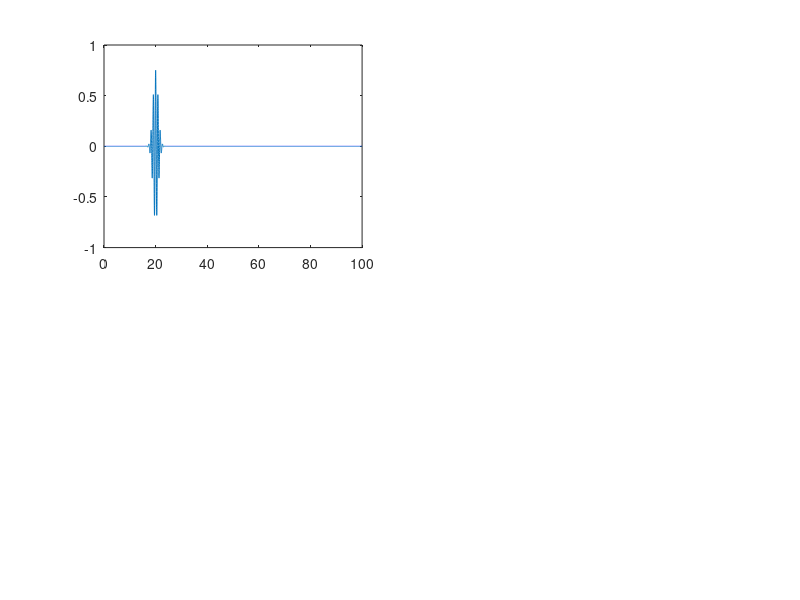

Reproduce this figure in MATLAB. (Note: this script raises an error after producing the figure.)
% ======================================================================================================================================
%%%%%%%%%% Preamble %%%%%%%%%%
% ======================================================================================================================================

% Part Ic - Free Particle Gaussian Wave Packet Incident on a Potential Barrier Simulation
% Wave packet propagation is performed using the split operator method
% Figure generator

% Author: Max L Butterworth
% MSc in Theoretical and Computational Chemistry Project
% University of Oxford

% ======================================================================================================================================
%%%%%%%%%% Define constants and variables %%%%%%%%%%
% ======================================================================================================================================

% Natural units adopted throughout
L = 100; % Length of the 1D box
m = 1; % Mass of electron
h = 1; % Planck's constant
hbar = 1; % Definition of h bar
N_steps = 10001; % Number of discretisation points

wp_energy = 25; % Set the wave packet energy
barrier_energy = 0.1*wp_energy; % Set the magnitude of the potential barrier height
barrier_width = 100; % Set the barrier width in units of dx

x0 = 20; % Set the starting position of wave packet on the x-axis
k0 = sqrt((wp_energy * 2 * m)/(hbar^2)); % Calculate the wavenumber from wp_energy; k = 0 gives a stationary Gaussian wave packet
sigma = L/100; % Set the initial width of the wave packet

include_elapsed_time = false; % Define a variable to show elapsed time on figure or not

save_figures = false; % Define a variable to save figures at various points in the simulation or not

% ======================================================================================================================================
%%%%%%%%%% Discretise the spatial domain, x; time domain, t; and k-space domain, k %%%%%%%%%%
% ======================================================================================================================================

x = linspace(0, L, N_steps); % Define the x-domain
dx = x(2) - x(1); % Calculate the spatial step size

dk = (2 * pi)/L; % Define spacing in k-space

if rem(N_steps, 2) == 0 % Define k-space grid if N_steps is even
    k = dk * (-(N_steps/2):((N_steps/2)-1)).';

else % Define k-space grid if N_steps is odd
    k = dk * (-((N_steps-1)/2):((N_steps-1)/2)).';

end

dt = 1e-2; % Define the time step size
N_t = 1000; % Define the number of time steps to simulate

% ======================================================================================================================================
%%%%%%%%%% Construct the Hamiltonian using the finite difference method %%%%%%%%%%
% ======================================================================================================================================

% Construct the Hamiltonian inside the infinite potential well
laplacian = (1/dx^2) * spdiags([1, -2, 1], -1:1, N_steps, N_steps); % Define the Laplacian operator

if rem(barrier_width, 2) == 0 % If the barrier width is even

    lower_index = (N_steps - barrier_width + 1)/2; % Lower x-index for which the potential barrier starts
    upper_index = (N_steps - barrier_width - 1)/2; % Upper x-index for which the potential barrier ends

    % Define the potential energy accross the x-domain; potential step at halfway accross domain
    V_vector = [zeros(lower_index, 1); repmat(barrier_energy, barrier_width, 1); zeros(upper_index, 1)];

else

    lower_index = (N_steps - barrier_width)/2; % Lower x-index for which the potential barrier starts
    upper_index = (N_steps - barrier_width)/2; % Upper x-index for which the potential barrier ends

    % Define the potential energy accross the x-domain; potential step at halfway accross domain
    V_vector = [zeros(lower_index, 1); repmat(barrier_energy, barrier_width, 1); zeros(upper_index, 1)];

end

V_matrix = diag(V_vector); % Define a diagonal potential matrix

H = (-((hbar^2)/(2*m)) * laplacian) + V_matrix; % Define the Hamiltonian operator

% ======================================================================================================================================
%%%%%%%%%% Generate an initial wave packet by applying the inverse Fourier transform to a Gaussian %%%%%%%%%%
% ======================================================================================================================================

a_0 = 1; % Prefactor for the Gaussian distribution
phase = 0; % Define the phase term in the Gaussian distribution
phase_coeff = 0; % Define the coefficients of the components of the phase term

% Construct the Gaussian phase term in k-space
for index = 1:length(phase_coeff)
    phase = phase + (phase_coeff(index) * (k - k0).^(index - 1));
end

a_k = a_0 * exp((-(1/(2 * sigma^2)) * (k - k0).^2) + (1i * phase)); % Construct the whole Gaussian distribution in k-space
psi0 = ifft(ifftshift(a_k .* exp(-1i * k * x0))); % Initial Gaussian wave packet in real space

psi0_norm = psi0/sqrt(trapz(x, abs(psi0).^2)); % Normalise the initial Gaussian wave packet

% ======================================================================================================================================
%%%%%%%%%% Implement the Crank-Nicolson method to evolve the wavefunction and calculate probability current %%%%%%%%%%
% ======================================================================================================================================

% Define kinetic and potential operators
p = hbar * k; % Calcualte the momentum at each point in k-space

T_op = exp(-(1i * (p.^2) * dt)/(2 * m * hbar)); % Kinetic energy operator (full time step)
V_op = exp(-(1i * V_vector * dt)/(2 * hbar)); % Potential energy operator (half time step)

% Initialise arrays to store fluxes and a first derivative operator to calculate the fluxes
J = zeros(N_steps, N_t); % Array to store probability currents
first_deriv = spdiags([-1, 1], 0:1, N_steps, N_steps)/dx; % A matrix to calculte the first derivative using the finite difference method

% Set up the wave packet for propagation
psi = psi0_norm(1:N_steps); % Set the initial value of the wave packet
psi_t = zeros(N_steps, N_t); % Initialise an array to store the wave packet as it evolves in time
psi_t(:, 1) = psi; % Store the initial wave packet in the time evolution array

% Propagate the wave packet
for t = 2:N_t
    psi = V_op .* psi; % Operate a half time step in real space
    psi_k = fftshift(fft(psi)); % Fourier transform the wave packet into k-space
    psi_k = T_op .* psi_k; % Operate a full time step in k-space
    psi = ifft(ifftshift(psi_k)); % Inverse Fourier transform into real space
    psi = V_op .* psi; % Operate a half time step in real space

    psi = psi/sqrt(trapz(x, abs(psi).^2)); % Normalise the time-evolved wave packet

    psi_t(:, t) = psi; % Store the time-evolved wave packet in the time evolution array
    J(:, t) = -((1i * hbar)/(2 * m)) * ((conj(psi) .* (first_deriv * psi)) - ((first_deriv * conj(psi)) .* psi)); % Calculate probability current at each point along x
end

% ======================================================================================================================================
%%%%%%%%%% Plot the time evolution of the wave packet probability density %%%%%%%%%%
% ======================================================================================================================================

figure; % Generate a figure

subplot(2, 2, 1) % Top left subfigure
real_wavefunction = plot(x, real(psi_t(:, 1))); % Plot the real wavefunction
rectangle('Position', [x(lower_index), min(real(psi_t(:))), (barrier_width * dx), ...
         (abs(min(real(psi_t(:)))) + max(real(psi_t(:))))], EdgeColor='red', LineWidth=2) % Illustrate the barrier on the plot

xlabel('$x$', 'Interpreter','latex'); % Label the x-axis
ylabel('$\mathrm{Re}(\psi(x, t))$', 'Interpreter','latex'); % Label the y-axis
xlim([min(x) max(x)]) % Set the y-limits for convenience
ylim([min(real(psi_t(:))) max(real(psi_t(:)))]); % Set the y-limits foe convenience
title('Real Component of the Wavefunction') % Add a title
grid on; % Add a grid to the plot

subplot(2, 2, 2) % Top right subfigure
imag_wavefunction = plot(x, imag(psi_t(:, 1))); % Plot the imaginary wavefunction
rectangle('Position', [x(lower_index), min(imag(psi_t(:))), (barrier_width * dx), ...
         (abs(min(imag(psi_t(:)))) + max(imag(psi_t(:))))], EdgeColor='red', LineWidth=2) % Illustrate the barrier on the plot

xlabel('$x$', 'Interpreter','latex'); % Label the x-axis
ylabel('$\mathrm{Im}(\psi(x, t))$', 'Interpreter','latex'); % Label the y-axis
xlim([min(x) max(x)]) % Set the y-limits for convenience
ylim([min(imag(psi_t(:))) max(imag(psi_t(:)))]); % Set the y-limits for convenience
title('Imaginary Component of the Wavefunction') % Add a title
grid on; % Add a grid to the plot

subplot(2, 2, 3) % Bottom left subfigure
prob_density = plot(x, abs(psi_t(:, 1)).^2); % Plot the initial probability density
rectangle('Position', [x(lower_index), min(abs(psi_t(:)).^2), (barrier_width * dx), ...
         (abs(min(abs(psi_t(:)).^2)) + max(abs(psi_t(:)).^2))], EdgeColor='red', LineWidth=2) % Illustrate the barrier on the plot

xlabel('$x$', 'Interpreter','latex'); % Label the x-axis
ylabel('$|\psi(x, t)|^2$', 'Interpreter','latex'); % Label the y-axis
xlim([min(x) max(x)]) % Set the y-limits for convenience
ylim([min(abs(psi_t(:)).^2) max(abs(psi_t(:)).^2)]); % Set the y-limits for convenience
title('Probability Density') % Add a title
grid on; % Add a grid to the plot

subplot(2, 2, 4) % Bottom right subfigure
flux_plot = plot(x, J(:, 1)); % Plot the initial probability current
rectangle('Position', [x(lower_index), min(J(:)), (barrier_width * dx), ...
         (abs(min(J(:))) + max(J(:)))], EdgeColor='red', LineWidth=2) % Illustrate the barrier on the plot

xlabel('$x$', 'Interpreter', 'latex'); % Label the x-axis
ylabel('$J(x, t)$', 'Interpreter', 'latex'); % Label the y-axis
ylim([min(J(:)) max(J(:))]); % Set the y-limits for convenience
title('Probability Current') % Add a title
grid on; % Add a grid to the plot

% Animate the figures

for n = 1:N_t % Loop over all timesteps
    set(real_wavefunction, 'YData', real(psi_t(:, n))) % Update the real part of the wavefunction
    set(imag_wavefunction, 'YData', imag(psi_t(:, n))) % Update the imaginary part of the wavefunction
    set(prob_density, 'YData', abs(psi_t(:, n)).^2); % Update the probability density
    set(flux_plot, 'YData', J(:, n)); % Update the probability density
    pause(0.05); % Pause to create an animation effect
    drawnow; % Update the relevant figures
end